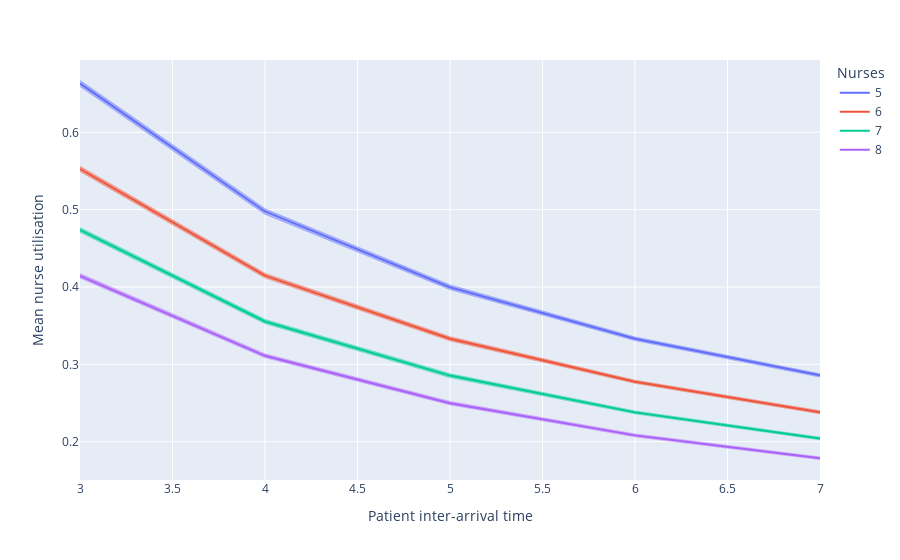

The notebook cell this image was saved under:
### Markdown cell above
Mean nurse utilisation with those varying scenarios.

### Code cell
result, fig = plot_scenario(
    results=scenario_results,
    x_var='patient_inter',
    result_var='mean_nurse_utilisation',
    colour_var='number_of_nurses',
    xaxis_title='Patient inter-arrival time',
    yaxis_title='Mean nurse utilisation',
    legend_title='Nurses')

fig.show()

fig.write_image(os.path.join(output_dir, 'scenario_nurse_util.png'))

### Figure 1 — Plotly figure (JSON) as saved in the notebook; plotly's stock layout.template omitted (floating-point values rounded to 4 significant figures)
{"data": [{"hovertemplate": "number_of_nurses=5<br>patient_inter=%{x}<br>mean=%{y}<extra></extra>", "legendgroup": "5", "line": {"color": "#636efa", "dash": "solid"}, "marker": {"symbol": "circle"}, "mode": "lines", "name": "5", "orientation": "v", "showlegend": true, "type": "scatter", "x": [3, 4, 5, 6, 7], "xaxis": "x", "y": [0.6632, 0.4977, 0.3997, 0.3331, 0.2858], "yaxis": "y"}, {"hovertemplate": "number_of_nurses=6<br>patient_inter=%{x}<br>mean=%{y}<extra></extra>", "legendgroup": "6", "line": {"color": "#EF553B", "dash": "solid"}, "marker": {"symbol": "circle"}, "mode": "lines", "name": "6", "orientation": "v", "showlegend": true, "type": "scatter", "x": [3, 4, 5, 6, 7], "xaxis": "x", "y": [0.5526, 0.4147, 0.3331, 0.2776, 0.2382], "yaxis": "y"}, {"hovertemplate": "number_of_nurses=7<br>patient_inter=%{x}<br>mean=%{y}<extra></extra>", "legendgroup": "7", "line": {"color": "#00cc96", "dash": "solid"}, "marker": {"symbol": "circle"}, "mode": "lines", "name": "7", "orientation": "v", "showlegend": true, "type": "scatter", "x": [3, 4, 5, 6, 7], "xaxis": "x", "y": [0.4737, 0.3555, 0.2855, 0.2379, 0.2041], "yaxis": "y"}, {"hovertemplate": "number_of_nurses=8<br>patient_inter=%{x}<br>mean=%{y}<extra></extra>", "legendgroup": "8", "line": {"color": "#ab63fa", "dash": "solid"}, "marker": {"symbol": "circle"}, "mode": "lines", "name": "8", "orientation": "v", "showlegend": true, "type": "scatter", "x": [3, 4, 5, 6, 7], "xaxis": "x", "y": [0.4145, 0.311, 0.2498, 0.2082, 0.1786], "yaxis": "y"}, {"hovertemplate": "number_of_nurses=5<br>patient_inter=%{x}<br>ci_upper=%{y}<extra></extra>", "legendgroup": "5", "line": {"color": "#636efa", "dash": "solid"}, "marker": {"symbol": "circle"}, "mode": "lines", "name": "5", "opacity": 0.5, "orientation": "v", "showlegend": false, "type": "scatter", "x": [3, 4, 5, 6, 7], "xaxis": "x", "y": [0.6663, 0.5004, 0.4021, 0.3348, 0.2873], "yaxis": "y"}, {"hovertemplate": "number_of_nurses=6<br>patient_inter=%{x}<br>ci_upper=%{y}<extra></extra>", "legendgroup": "6", "line": {"color": "#EF553B", "dash": "solid"}, "marker": {"symbol": "circle"}, "mode": "lines", "name": "6", "opacity": 0.5, "orientation": "v", "showlegend": false, "type": "scatter", "x": [3, 4, 5, 6, 7], "xaxis": "x", "y": [0.5553, 0.417, 0.3351, 0.279, 0.2394], "yaxis": "y"}, {"hovertemplate": "number_of_nurses=7<br>patient_inter=%{x}<br>ci_upper=%{y}<extra></extra>", "legendgroup": "7", "line": {"color": "#00cc96", "dash": "solid"}, "marker": {"symbol": "circle"}, "mode": "lines", "name": "7", "opacity": 0.5, "orientation": "v", "showlegend": false, "type": "scatter", "x": [3, 4, 5, 6, 7], "xaxis": "x", "y": [0.476, 0.3575, 0.2872, 0.2391, 0.2052], "yaxis": "y"}, {"hovertemplate": "number_of_nurses=8<br>patient_inter=%{x}<br>ci_upper=%{y}<extra></extra>", "legendgroup": "8", "line": {"color": "#ab63fa", "dash": "solid"}, "marker": {"symbol": "circle"}, "mode": "lines", "name": "8", "opacity": 0.5, "orientation": "v", "showlegend": false, "type": "scatter", "x": [3, 4, 5, 6, 7], "xaxis": "x", "y": [0.4165, 0.3128, 0.2513, 0.2092, 0.1796], "yaxis": "y"}, {"hovertemplate": "number_of_nurses=5<br>patient_inter=%{x}<br>ci_lower=%{y}<extra></extra>", "legendgroup": "5", "line": {"color": "#636efa", "dash": "solid"}, "marker": {"symbol": "circle"}, "mode": "lines", "name": "5", "opacity": 0.5, "orientation": "v", "showlegend": false, "type": "scatter", "x": [3, 4, 5, 6, 7], "xaxis": "x", "y": [0.66, 0.4949, 0.3973, 0.3314, 0.2842], "yaxis": "y"}, {"hovertemplate": "number_of_nurses=6<br>patient_inter=%{x}<br>ci_lower=%{y}<extra></extra>", "legendgroup": "6", "line": {"color": "#EF553B", "dash": "solid"}, "marker": {"symbol": "circle"}, "mode": "lines", "name": "6", "opacity": 0.5, "orientation": "v", "showlegend": false, "type": "scatter", "x": [3, 4, 5, 6, 7], "xaxis": "x", "y": [0.55, 0.4124, 0.3311, 0.2762, 0.2369], "yaxis": "y"}, {"hovertemplate": "number_of_nurses=7<br>patient_inter=%{x}<br>ci_lower=%{y}<extra></extra>", "legendgroup": "7", "line": {"color": "#00cc96", "dash": "solid"}, "marker": {"symbol": "circle"}, "mode": "lines", "name": "7", "opacity": 0.5, "orientation": "v", "showlegend": false, "type": "scatter", "x": [3, 4, 5, 6, 7], "xaxis": "x", "y": [0.4714, 0.3535, 0.2838, 0.2367, 0.203], "yaxis": "y"}, {"hovertemplate": "number_of_nurses=8<br>patient_inter=%{x}<br>ci_lower=%{y}<extra></extra>", "legendgroup": "8", "line": {"color": "#ab63fa", "dash": "solid"}, "marker": {"symbol": "circle"}, "mode": "lines", "name": "8", "opacity": 0.5, "orientation": "v", "showlegend": false, "type": "scatter", "x": [3, 4, 5, 6, 7], "xaxis": "x", "y": [0.4125, 0.3093, 0.2483, 0.2071, 0.1776], "yaxis": "y"}], "layout": {"legend": {"title": {"text": "Nurses"}, "tracegroupgap": 0}, "margin": {"t": 60}, "xaxis": {"anchor": "y", "domain": [0, 1], "title": {"text": "Patient inter-arrival time"}}, "yaxis": {"anchor": "x", "domain": [0, 1], "title": {"text": "Mean nurse utilisation"}}}}
